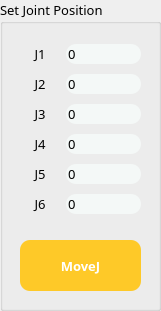
   <widget class="QGroupBox" name="groupBox_3">
    <property name="geometry">
     <rect>
      <x>640</x>
      <y>210</y>
      <width>161</width>
      <height>311</height>
     </rect>
    </property>
    <property name="font">
     <font>
      <family>나눔스퀘어 네오 Regular</family>
      <pointsize>10</pointsize>
     </font>
    </property>
    <property name="title">
     <string>Set Joint Position</string>
    </property>
    <widget class="QPushButton" name="BTN_SEND_JOINT_POS">
     <property name="geometry">
      <rect>
       <x>20</x>
       <y>240</y>
       <width>121</width>
       <height>51</height>
      </rect>
     </property>
     <property name="font">
      <font>
       <family>나눔스퀘어 네오 Heavy</family>
       <weight>75</weight>
       <bold>true</bold>
      </font>
     </property>
     <property name="autoFillBackground">
      <bool>false</bool>
     </property>
     <property name="styleSheet">
      <string notr="true">color: rgb(255, 255, 255);
background-color: rgb(254, 201, 40);
border-radius: 10px;</string>
     </property>
     <property name="text">
      <string>MoveJ</string>
     </property>
    </widget>
    <widget class="QWidget" name="gridLayoutWidget_2">
     <property name="geometry">
      <rect>
       <x>20</x>
       <y>40</y>
       <width>121</width>
       <height>182</height>
      </rect>
     </property>
     <layout class="QGridLayout" name="gridLayout_3">
      <item row="4" column="0">
       <widget class="QLabel" name="label_23">
        <property name="minimumSize">
         <size>
          <width>40</width>
          <height>0</height>
         </size>
        </property>
        <property name="font">
         <font>
          <family>나눔스퀘어 네오 Regular</family>
         </font>
        </property>
        <property name="text">
         <string>J5</string>
        </property>
        <property name="alignment">
         <set>Qt::AlignCenter</set>
        </property>
       </widget>
      </item>
      <item row="5" column="0">
       <widget class="QLabel" name="label_24">
        <property name="minimumSize">
         <size>
          <width>40</width>
          <height>0</height>
         </size>
        </property>
        <property name="font">
         <font>
          <family>나눔스퀘어 네오 Regular</family>
         </font>
        </property>
        <property name="text">
         <string>J6</string>
        </property>
        <property name="alignment">
         <set>Qt::AlignCenter</set>
        </property>
       </widget>
      </item>
      <item row="0" column="0">
       <widget class="QLabel" name="label_25">
        <property name="minimumSize">
         <size>
          <width>40</width>
          <height>0</height>
         </size>
        </property>
        <property name="font">
         <font>
          <family>나눔스퀘어 네오 Regular</family>
         </font>
        </property>
        <property name="text">
         <string>J1</string>
        </property>
        <property name="alignment">
         <set>Qt::AlignCenter</set>
        </property>
       </widget>
      </item>
      <item row="1" column="0">
       <widget class="QLabel" name="label_26">
        <property name="minimumSize">
         <size>
          <width>40</width>
          <height>0</height>
         </size>
        </property>
        <property name="font">
         <font>
          <family>나눔스퀘어 네오 Regular</family>
         </font>
        </property>
        <property name="text">
         <string>J2</string>
        </property>
        <property name="alignment">
         <set>Qt::AlignCenter</set>
        </property>
       </widget>
      </item>
      <item row="3" column="0">
       <widget class="QLabel" name="label_28">
        <property name="minimumSize">
         <size>
          <width>40</width>
          <height>0</height>
         </size>
        </property>
        <property name="font">
         <font>
          <family>나눔스퀘어 네오 Regular</family>
         </font>
        </property>
        <property name="text">
         <string>J4</string>
        </property>
        <property name="alignment">
         <set>Qt::AlignCenter</set>
        </property>
       </widget>
      </item>
      <item row="2" column="0">
       <widget class="QLabel" name="label_29">
        <property name="minimumSize">
         <size>
          <width>40</width>
          <height>0</height>
         </size>
        </property>
        <property name="font">
         <font>
          <family>나눔스퀘어 네오 Regular</family>
         </font>
        </property>
        <property name="text">
         <string>J3</string>
        </property>
        <property name="alignment">
         <set>Qt::AlignCenter</set>
        </property>
       </widget>
      </item>
      <item row="0" column="1">
       <widget class="QLineEdit" name="SET_JNT_POS_J1">
        <property name="font">
         <font>
          <family>나눔스퀘어 네오 Regular</family>
         </font>
        </property>
        <property name="styleSheet">
         <string notr="true">border-radius: 10px;
background-color: rgb(244, 248, 247);</string>
        </property>
        <property name="text">
         <string>0</string>
        </property>
       </widget>
      </item>
      <item row="1" column="1">
       <widget class="QLineEdit" name="SET_JNT_POS_J2">
        <property name="font">
         <font>
          <family>나눔스퀘어 네오 Regular</family>
         </font>
        </property>
        <property name="styleSheet">
         <string notr="true">border-radius: 10px;
background-color: rgb(244, 248, 247);</string>
        </property>
        <property name="text">
         <string>0</string>
        </property>
       </widget>
      </item>
      <item row="2" column="1">
       <widget class="QLineEdit" name="SET_JNT_POS_J3">
        <property name="font">
         <font>
          <family>나눔스퀘어 네오 Regular</family>
         </font>
        </property>
        <property name="styleSheet">
         <string notr="true">border-radius: 10px;
background-color: rgb(244, 248, 247);</string>
        </property>
        <property name="text">
         <string>0</string>
        </property>
       </widget>
      </item>
      <item row="3" column="1">
       <widget class="QLineEdit" name="SET_JNT_POS_J4">
        <property name="font">
         <font>
          <family>나눔스퀘어 네오 Regular</family>
         </font>
        </property>
        <property name="styleSheet">
         <string notr="true">border-radius: 10px;
background-color: rgb(244, 248, 247);</string>
        </property>
        <property name="text">
         <string>0</string>
        </property>
       </widget>
      </item>
      <item row="4" column="1">
       <widget class="QLineEdit" name="SET_JNT_POS_J5">
        <property name="font">
         <font>
          <family>나눔스퀘어 네오 Regular</family>
         </font>
        </property>
        <property name="styleSheet">
         <string notr="true">border-radius: 10px;
background-color: rgb(244, 248, 247);</string>
        </property>
        <property name="text">
         <string>0</string>
        </property>
       </widget>
      </item>
      <item row="5" column="1">
       <widget class="QLineEdit" name="SET_JNT_POS_J6">
        <property name="font">
         <font>
          <family>나눔스퀘어 네오 Regular</family>
         </font>
        </property>
        <property name="styleSheet">
         <string notr="true">border-radius: 10px;
background-color: rgb(244, 248, 247);</string>
        </property>
        <property name="text">
         <string>0</string>
        </property>
       </widget>
      </item>
     </layout>
    </widget>
   </widget>
